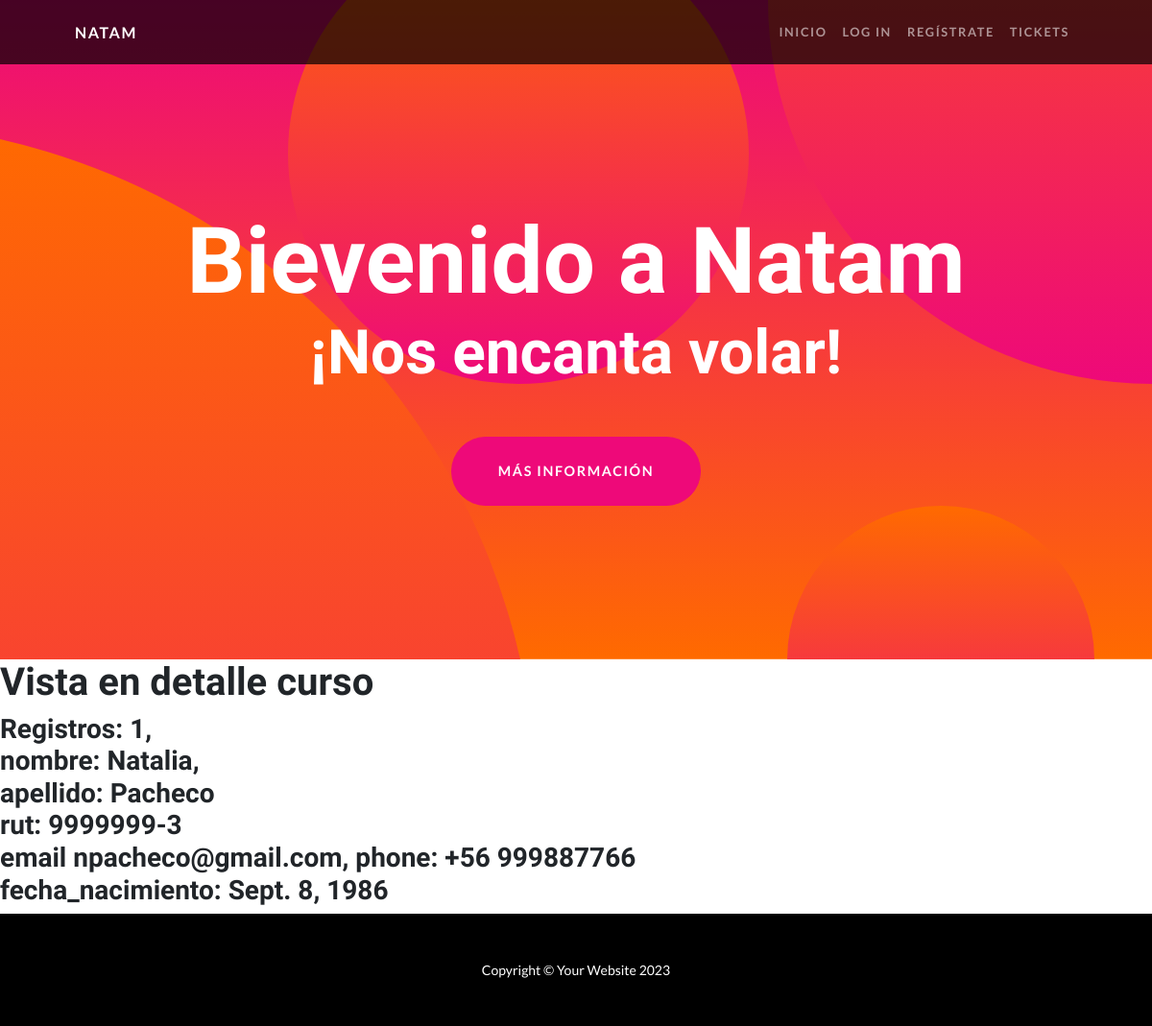
/app-natam/detalle-register/1, run on the app's committed database.
### app_natam/models.py (models this page shows)
class register (models.Model):
    name = models.CharField (max_length= 50)
    lastName = models.CharField (max_length= 50)
    rut =models.CharField (max_length= 15)
    email = models.EmailField (max_length= 50)
    phone = models.CharField (max_length= 50)
    birth_day = models.DateField( null= True )

### app_natam/views.py (the view)
# urls.py: path('detalle-register/<pk>',RegisterDetail.as_view(),name="detalleRegister"),
class RegisterDetail (DetailView):
    model = register
    template_name = 'register_detail.html'
    context_object_name ='register'

### app_natam/templates/register_detail.html
{% extends 'padre.html' %}
{% block contenidoquecambia %}
    <h1> Vista en detalle curso </h1>
    <h3>Registros: {{register.id}},<br>
         nombre:  {{register.name}},<br>
        apellido: {{register.lastName}}<br>
        rut:  {{register.rut}} <br>
        email  {{register.email}},
        phone: {{register.phone}} <br>
        fecha_nacimiento: {{register.birth_day}} </h3>
{% endblock contenidoquecambia %}

### data on the page
register: id "1", name "Natalia", lastName "Pacheco", rut "9999999-3", email "npacheco@gmail.com", phone "+56 999887766", birth_day "Sept. 8, 1986"
